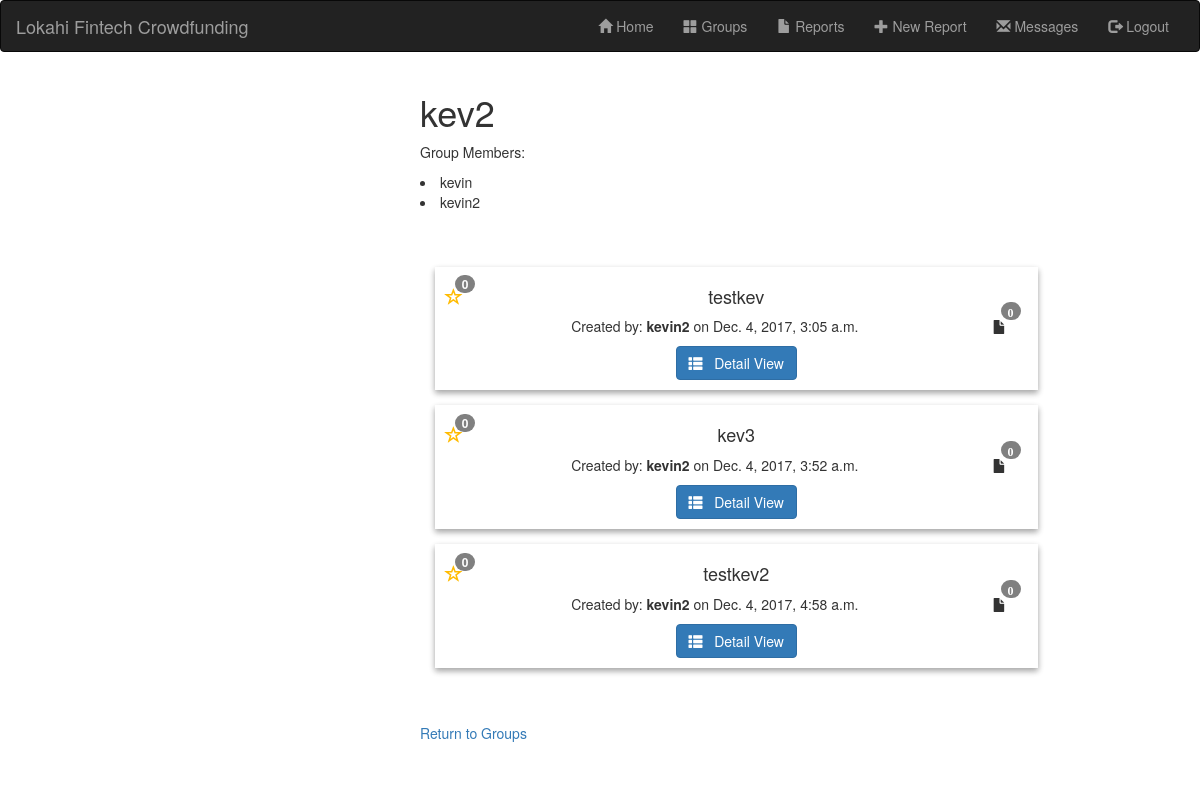
The app's page /app/group/6 (signed in) with its own data.
### app/models.py (models this page shows, shortened)
class UserMadeGroup(models.Model):
    group_name = models.CharField(max_length=50, unique=True)
    members = models.ManyToManyField(User)
    reports = models.ManyToManyField(Report)

class Report(models.Model):
    reportName = models.CharField(max_length=50, default="NO_NAME")
    companyUser = models.ForeignKey(User, on_delete=models.SET_NULL, null=True, blank=True, related_name="companyUser")
    timeStamp = models.DateTimeField(null=True, blank=True)
    companyName = models.CharField(max_length=50)
    companyCEO = models.CharField(max_length=50)
    companyPhone = models.CharField(max_length=12)
    companyEmail = models.CharField(max_length=50)
    companyLocation = models.CharField(max_length=50)
    companyCountry = models.CharField(max_length=3, choices=COUNTRY_CHOICES, default="US")
    sector = models.CharField(max_length=50)
    industry = models.CharField(max_length=50)
    currentProjects = models.CharField(max_length=200)
    accessType = models.CharField(max_length=7, choices=(("private", "private"), ("public", "public")), default="public")
    files = models.ManyToManyField(ReportFile, blank=True)
    stars = models.ManyToManyField(User, blank=True, related_name="starred")
    def get_absolute_url(self):
        return reverse('report_detail', args=[str(self.id)])
    class Meta:
        permissions = (
            ('can_view_reports', "Can view reports"),
            ('can_change_reports', "Can change reports")
        )

### app/views.py (the view)
# urls.py: url(r'^group/(?P<pk>\d+)$', views.group_detail.as_view(), name='group_detail'),
class group_detail(generic.detail.DetailView):
    model = UserMadeGroup
    context_object_name = 'group'
    template_name = 'group_detail.html'

### app/templatetags/user_tags.py (called while the page is built)
@register.filter('has_group')
def has_group(user, group_name):
    groups = user.groups.all().values_list('name', flat=True)
    return True if group_name in groups else False

### app/templates/group_detail.html (shortened to what this page needs)
{% extends "base_generic.html" %}
{% block content %}
    {% if user.is_authenticated %}
        <h1>{{ group.group_name }}</h1>
        <p>Group Members:</p>
        {% for member in group.members.all %}
        <li>
          {{member.get_username}}
        </li>
        {% endfor %}
        <br><br>
        {% for report in group.reports.all %}
        <div id = "reportCards" class="card text-center">
            <div class="card-block">
              <p style="position:absolute">
                  <a href="{% url 'star_report' report.id 'list' %}">
                    {% if user in report.stars.all %}
                    <span id="star" class="glyphicon glyphicon-star" style="float:left;">
                    {% else %}
                    <span id="star" class="glyphicon glyphicon-star-empty" style="float:left;">
                    {% endif %}
                  </a>
                  <span class="badge badge-notify">
                      {{ report.stars.count }}
                  </span>
                </p>
              <h4 class="card-title">{{ report.reportName }}</h4>
              <p class="card-text">Created by: <b>{{ report.companyUser }}</b> on {{ report.timeStamp }}
                &nbsp; <span class="glyphicon glyphicon-file" style="float:right;">
                        <span class="badge badge-notify">{{ report.files.count }}</span>
                </span>
              </p>
              <a href="{{ report.get_absolute_url }}" class="btn btn-primary">
                  <span class="glyphicon glyphicon-th-list"> </span>
                  &nbsp; Detail View
                </a>
            </div>
          </div>
        {% endfor %}
        <br><br>
        <a href="{% url 'groups'%}?next={{request.path}}">Return to Groups</a>
    {% else %}
        <p>Your account doesn't have access to this page. To proceed,
        please login with an account that has access.</p>
    {% endif %}
{% endblock %}

### app/static/css/styles.css (style rules this page uses)
#reportCards { box-shadow: 0 3px 6px rgba(0,0,0,0.16), 0 3px 6px rgba(0,0,0,0.23); padding: 10px; margin: 15px; }
.badge-notify { background:grey; position:relative; top: -15px; left: -20px; margin-right: -13px; min-width: 6px; }
#star { color: rgb(255, 187, 0); font-size: 18px; }

### records on screen
UserMadeGroup: group_name "kev2"
Report: stars.count "0", reportName "testkev", companyUser "kevin2", timeStamp "Dec. 4, 2017, 3:05 a.m.", files.count "0"
Report: stars.count "0", reportName "kev3", companyUser "kevin2", timeStamp "Dec. 4, 2017, 3:52 a.m.", files.count "0"
Report: stars.count "0", reportName "testkev2", companyUser "kevin2", timeStamp "Dec. 4, 2017, 4:58 a.m.", files.count "0"

### other values on screen
{{ member.get_username }} "kevin"
{{ member.get_username }} "kevin2"
